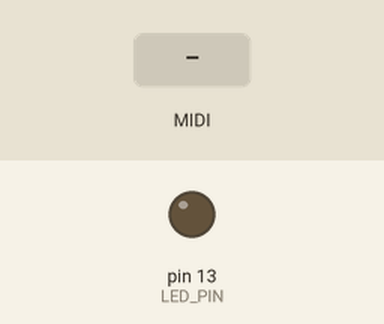
Simulated run of this sketch. Board: Arduino Uno, built with avr-gcc and run on an emulated ATmega328P. On the bench: output pins drawn as LEDs (lit = HIGH). Inputs (shaded band) come from the test bench. MIDI output is not drawn.

Above: at 1.2 s.
1.3 s: MIDI note 36 received
At 1.45 s:
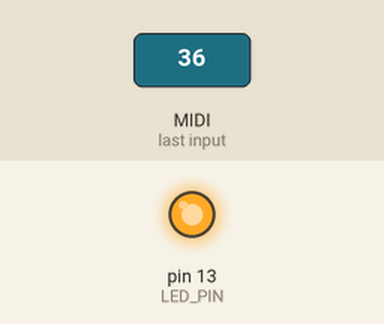
Timing chart, 0 to 4.3 s (numbered marks = the images above; inputs shaded):
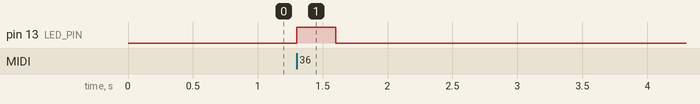

Measured:
- after the input at 1.3 s, pin 13 (LED_PIN): LOW → HIGH at once, → LOW 0.30 s later

The sketch:

Volca_Sample_MIDI_Mapping.ino
```cpp
// (licence header left out)
#include <MIDI.h>

#define LED_PIN 13 // LED Pin

int VolcaChannel = 16;

struct MySettings : public midi::DefaultSettings
{
    /*! Running status enables short messages when sending multiple values
     * of the same type and channel.
     * Warning: does not work with some hardware, enable with caution.
    */
    static const bool UseRunningStatus = true;
};

MIDI_CREATE_CUSTOM_INSTANCE(HardwareSerial, Serial, MIDI, MySettings);

const int ccSpeed[] = { // CC Speed Value, Code snippet from Volca Simple (https://github.com/mmaisterrena/Volca_Simple)
0,  0,  0,  0,  0,  0,  0,  0,  0,  0,  0,  0,  0,  0,  0,  0,  0,  0,  0,  0,  0,  0,  0,  0,  0,  0,  0,  0,  0,  0,  0,  0,  0,  0,  0,  0,  19,  20,  21,  22,  23,  24,  25,
26, 27, 28, 29, 30, 32, 34, 37, 40, 43, 45, 48, 51, 53, 56, 59, 61, 64, 67, 69, 72, 75, 78, 80, 83, 85, 88, 91, 93, 96, 97, 99, 100, 102, 103, 104, 106, 107, 108, 109, 111, 112
};

void setup(){

    pinMode (LED_PIN, OUTPUT);

    MIDI.setHandleNoteOn(handleNoteOn);

    MIDI.setHandleNoteOff(handleNoteOff);

    MIDI.begin(MIDI_CHANNEL_OMNI);

    MIDI.turnThruOff(); // Turn thru off. should be after midi.begin

    /*
     * Reset speed (pitch) & velocity settings on all channel
     * 7 = Level, 43 = Speed, 44 = Pitch EG Int
    */

    int x = 1;
    while (x <= 10)
    {
      MIDI.sendControlChange(7,127,x);
      MIDI.sendControlChange(43,64,x);
      MIDI.sendControlChange(44,64,x);
      x++;
    }

}

void handleNoteOn(byte channel, byte pitch, byte velocity) {

  digitalWrite(LED_PIN, HIGH); // Turn ON led

  int Channel = MIDI.getChannel();
  int Note = MIDI.getData1();

  if (Channel == VolcaChannel) { // Channel (16) : each note sending to different midi channel on Sample

      Channel = Note % 10;
      Channel++;

  } else { // Chromatic play on all other channel

      MIDI.sendControlChange(43,ccSpeed[Note],Channel);

  }

  MIDI.sendControlChange(7, MIDI.getData2(), Channel); // Level change
  MIDI.sendNoteOn(60,127,Channel);

}

void handleNoteOff(byte channel, byte pitch, byte velocity)
{
   digitalWrite(LED_PIN, LOW); // Turn Off led
}

void loop()
{
    MIDI.read();
}
```
